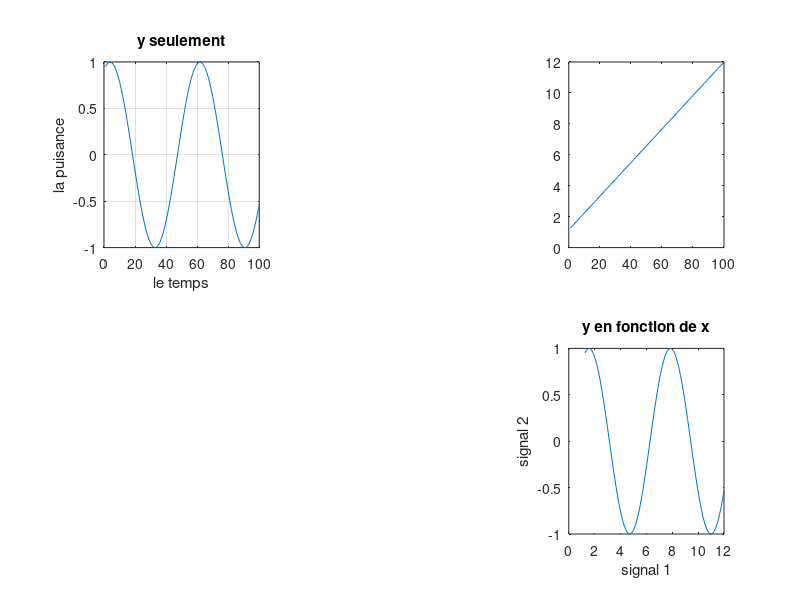

The MATLAB script that drew this image:
% plot de x et y
x=linspace(0.4*pi,12)
y=sin(x)

% plote de y seulement
figure(1)
subplot(2,3,1)
plot(y)

title('y seulement')
xlabel('le temps');
ylabel('la puisance');
grid on

subplot(2,3,6)
plot(x,y)
title('y en fonction de x')
xlabel('signal 1');
ylabel('signal 2');

subplot(2,3,3)
plot(x)
% plote de y en foction de x
%figure(2)
%plot(x,y)
%title('y en fonction de x')
%xlabel('signal 1');
%ylabel('signal 2');

%figure(2)
%hold off
%plot(x)

